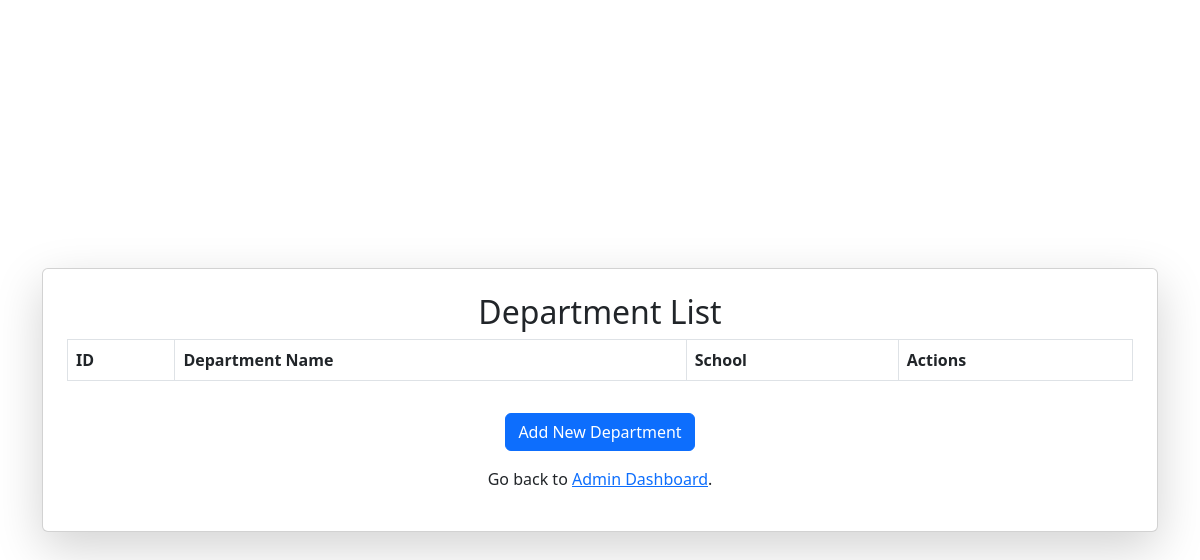
The app's page /manage_departments (signed in), older data.
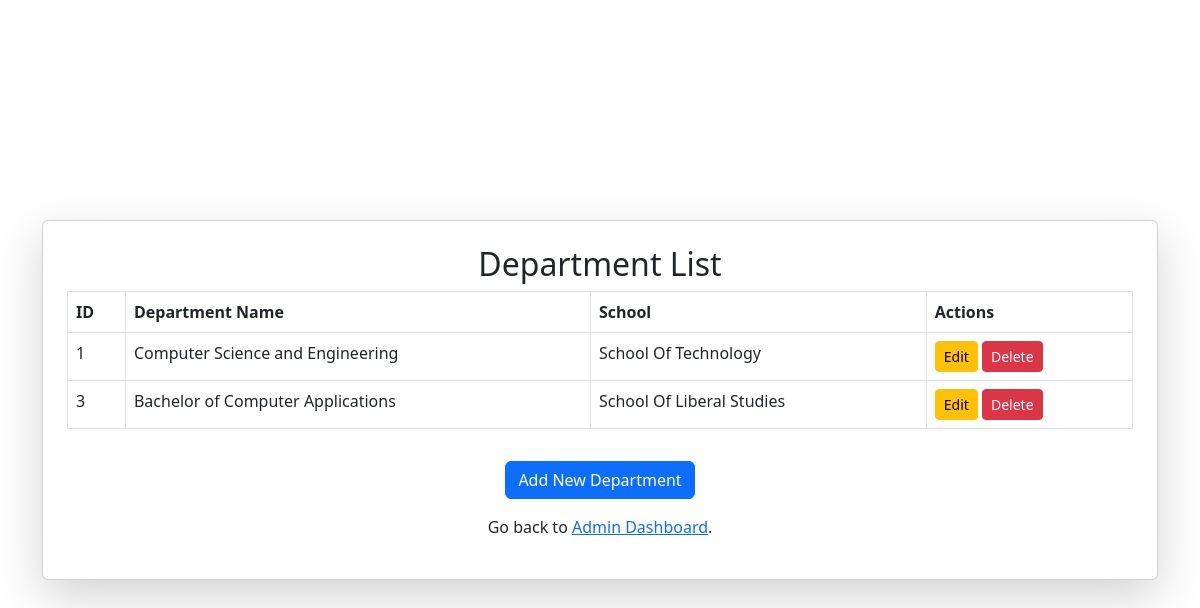
The same page, newer data.
### tables this page shows
CREATE TABLE Department (
                    id INTEGER PRIMARY KEY AUTOINCREMENT,
                    name TEXT NOT NULL,
                    school_id INTEGER,
                    FOREIGN KEY (school_id) REFERENCES School(id)
                   );

CREATE TABLE School (
                   id INTEGER PRIMARY KEY AUTOINCREMENT,
                   name TEXT NOT NULL
                );

### attendance_system/app.py (the view)
@app.route('/manage_departments')
@admin_required
def manage_departments():
    conn =sqlite3.connect(DB_PATH)
    cursor = conn.cursor()
    cursor.execute(
        '''SELECT Department.id, Department.name, School.name FROM Department JOIN School ON Department.school_id = School.id'''
    )
    departments = cursor.fetchall()
    conn.close()
    return render_template('manage_departments.html',departments = departments)

### attendance_system/app.py (called while the page is built)
@login_manager.user_loader
def load_user(user_id):
    conn = sqlite3.connect(DB_PATH)
    cursor = conn.cursor()
    cursor.execute("SELECT id, email, role FROM users WHERE id = ?", (user_id,))
    user = cursor.fetchone()
    conn.close()
    if user:
        return User(id=user[0], email=user[1], role=user[2])
    return None

def admin_required(f):
    @wraps(f)
    def decorated_function(*args, **kwargs):
        if 'user_id' not in session or session.get('role') != 'admin':
            return "Access Denied: Admins Only", 403
        return f(*args, **kwargs)
    return decorated_function

### attendance_system/templates/manage_departments.html (shortened to what this page needs)
<!DOCTYPE html>
<html lang="en">
<head>
    <link rel="stylesheet" href="https://cdn.jsdelivr.net/npm/bootstrap@5.3.0/dist/css/bootstrap.min.css">
</head>
<body class="d-flex justify-content-center align-items-center vh-100">
    <div class="container">
        <div class="card p-4 shadow-lg">
            <h2 class="text-center">Department List</h2>
            <table class="table table-bordered">
                <thead>
                    <tr>
                        <th>ID</th>
                        <th>Department Name</th>
                        <th>School</th>
                        <th>Actions</th>
                    </tr>
                </thead>
                <tbody>
                    {% for department in departments %}
                    <tr>
                        <td>{{ department[0] }}</td>
                        <td>{{ department[1] }}</td>
                        <td>{{ department[2] }}</td>
                        <td>
                            <a href="{{ url_for('edit_department', department_id=department[0]) }}" class="btn btn-warning btn-sm">Edit</a>
                            <a href="{{ url_for('delete_department', department_id=department[0]) }}" class="btn btn-danger btn-sm" onclick="return confirm('Are you sure?')">Delete</a>
                        </td>
                    </tr>
                    {% endfor %}
                </tbody>
            </table>
            <div class="text-center mt-3">
                <a href="{{ url_for('add_department') }}" class="btn btn-primary">Add New Department</a>
            </div>
            <p class="text-center mt-3">Go back to <a href="{{ url_for('admin_dashboard') }}">Admin Dashboard</a>.</p>
        </div>
    </div>
</body>
</html>

Row changes from the older to the newer data that the page shows:
added Department: id "1", name "Computer Science and Engineering", name "School Of Technology"
added Department: id "3", name "Bachelor of Computer Applications", name "School Of Liberal Studies"
